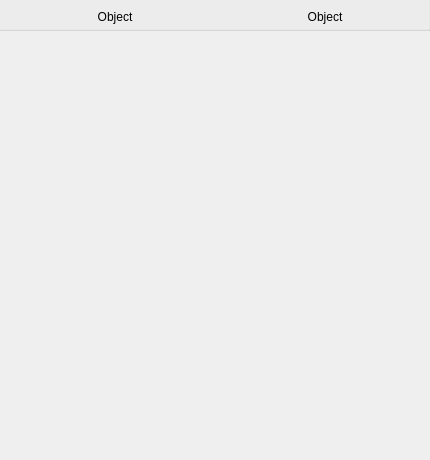
<?xml version="1.0" encoding="UTF-8"?>
<ui version="4.0">
 <class>CQDlgObjectDialogContainer</class>
 <widget class="QDialog" name="CQDlgObjectDialogContainer">
  <property name="geometry">
   <rect>
    <x>0</x>
    <y>0</y>
    <width>430</width>
    <height>460</height>
   </rect>
  </property>
  <property name="windowTitle">
   <string>Scene Object Properties</string>
  </property>
  <property name="windowOpacity">
   <double>1.000000000000000</double>
  </property>
  <property name="locale">
   <locale language="English" country="UnitedStates"/>
  </property>
  <widget class="QPushButton" name="qqObjectProp">
   <property name="geometry">
    <rect>
     <x>10</x>
     <y>5</y>
     <width>210</width>
     <height>23</height>
    </rect>
   </property>
   <property name="palette">
    <palette>
     <active>
      <colorrole role="WindowText">
       <brush brushstyle="SolidPattern">
        <color alpha="255">
         <red>0</red>
         <green>0</green>
         <blue>0</blue>
        </color>
       </brush>
      </colorrole>
      <colorrole role="Button">
       <brush brushstyle="SolidPattern">
        <color alpha="255">
         <red>255</red>
         <green>255</green>
         <blue>255</blue>
        </color>
       </brush>
      </colorrole>
      <colorrole role="Light">
       <brush brushstyle="SolidPattern">
        <color alpha="255">
         <red>255</red>
         <green>255</green>
         <blue>255</blue>
        </color>
       </brush>
      </colorrole>
      <colorrole role="Midlight">
       <brush brushstyle="SolidPattern">
        <color alpha="255">
         <red>255</red>
         <green>255</green>
         <blue>255</blue>
        </color>
       </brush>
      </colorrole>
      <colorrole role="Dark">
       <brush brushstyle="SolidPattern">
        <color alpha="255">
         <red>127</red>
         <green>127</green>
         <blue>127</blue>
        </color>
       </brush>
      </colorrole>
      <colorrole role="Mid">
       <brush brushstyle="SolidPattern">
        <color alpha="255">
         <red>170</red>
         <green>170</green>
         <blue>170</blue>
        </color>
       </brush>
      </colorrole>
      <colorrole role="Text">
       <brush brushstyle="SolidPattern">
        <color alpha="255">
         <red>0</red>
         <green>0</green>
         <blue>0</blue>
        </color>
       </brush>
      </colorrole>
      <colorrole role="BrightText">
       <brush brushstyle="SolidPattern">
        <color alpha="255">
         <red>255</red>
         <green>255</green>
         <blue>255</blue>
        </color>
       </brush>
      </colorrole>
      <colorrole role="ButtonText">
       <brush brushstyle="SolidPattern">
        <color alpha="255">
         <red>0</red>
         <green>0</green>
         <blue>0</blue>
        </color>
       </brush>
      </colorrole>
      <colorrole role="Base">
       <brush brushstyle="SolidPattern">
        <color alpha="255">
         <red>255</red>
         <green>255</green>
         <blue>255</blue>
        </color>
       </brush>
      </colorrole>
      <colorrole role="Window">
       <brush brushstyle="SolidPattern">
        <color alpha="255">
         <red>255</red>
         <green>255</green>
         <blue>255</blue>
        </color>
       </brush>
      </colorrole>
      <colorrole role="Shadow">
       <brush brushstyle="SolidPattern">
        <color alpha="255">
         <red>0</red>
         <green>0</green>
         <blue>0</blue>
        </color>
       </brush>
      </colorrole>
      <colorrole role="AlternateBase">
       <brush brushstyle="SolidPattern">
        <color alpha="255">
         <red>255</red>
         <green>255</green>
         <blue>255</blue>
        </color>
       </brush>
      </colorrole>
      <colorrole role="ToolTipBase">
       <brush brushstyle="SolidPattern">
        <color alpha="255">
         <red>255</red>
         <green>255</green>
         <blue>220</blue>
        </color>
       </brush>
      </colorrole>
      <colorrole role="ToolTipText">
       <brush brushstyle="SolidPattern">
        <color alpha="255">
         <red>0</red>
         <green>0</green>
         <blue>0</blue>
        </color>
       </brush>
      </colorrole>
      <colorrole role="PlaceholderText">
       <brush brushstyle="NoBrush">
        <color alpha="128">
         <red>0</red>
         <green>0</green>
         <blue>0</blue>
        </color>
       </brush>
      </colorrole>
     </active>
     <inactive>
      <colorrole role="WindowText">
       <brush brushstyle="SolidPattern">
        <color alpha="255">
         <red>0</red>
         <green>0</green>
         <blue>0</blue>
        </color>
       </brush>
      </colorrole>
      <colorrole role="Button">
       <brush brushstyle="SolidPattern">
        <color alpha="255">
         <red>255</red>
         <green>255</green>
         <blue>255</blue>
        </color>
       </brush>
      </colorrole>
      <colorrole role="Light">
       <brush brushstyle="SolidPattern">
        <color alpha="255">
         <red>255</red>
         <green>255</green>
         <blue>255</blue>
        </color>
       </brush>
      </colorrole>
      <colorrole role="Midlight">
       <brush brushstyle="SolidPattern">
        <color alpha="255">
         <red>255</red>
         <green>255</green>
         <blue>255</blue>
        </color>
       </brush>
      </colorrole>
      <colorrole role="Dark">
       <brush brushstyle="SolidPattern">
        <color alpha="255">
         <red>127</red>
         <green>127</green>
         <blue>127</blue>
        </color>
       </brush>
      </colorrole>
      <colorrole role="Mid">
       <brush brushstyle="SolidPattern">
        <color alpha="255">
         <red>170</red>
         <green>170</green>
         <blue>170</blue>
        </color>
       </brush>
      </colorrole>
      <colorrole role="Text">
       <brush brushstyle="SolidPattern">
        <color alpha="255">
         <red>0</red>
         <green>0</green>
         <blue>0</blue>
        </color>
       </brush>
      </colorrole>
      <colorrole role="BrightText">
       <brush brushstyle="SolidPattern">
        <color alpha="255">
         <red>255</red>
         <green>255</green>
         <blue>255</blue>
        </color>
       </brush>
      </colorrole>
      <colorrole role="ButtonText">
       <brush brushstyle="SolidPattern">
        <color alpha="255">
         <red>0</red>
         <green>0</green>
         <blue>0</blue>
        </color>
       </brush>
      </colorrole>
      <colorrole role="Base">
       <brush brushstyle="SolidPattern">
        <color alpha="255">
         <red>255</red>
         <green>255</green>
         <blue>255</blue>
        </color>
       </brush>
      </colorrole>
      <colorrole role="Window">
       <brush brushstyle="SolidPattern">
        <color alpha="255">
         <red>255</red>
         <green>255</green>
         <blue>255</blue>
        </color>
       </brush>
      </colorrole>
      <colorrole role="Shadow">
       <brush brushstyle="SolidPattern">
        <color alpha="255">
         <red>0</red>
         <green>0</green>
         <blue>0</blue>
        </color>
       </brush>
      </colorrole>
      <colorrole role="AlternateBase">
       <brush brushstyle="SolidPattern">
        <color alpha="255">
         <red>255</red>
         <green>255</green>
         <blue>255</blue>
        </color>
       </brush>
      </colorrole>
      <colorrole role="ToolTipBase">
       <brush brushstyle="SolidPattern">
        <color alpha="255">
         <red>255</red>
         <green>255</green>
         <blue>220</blue>
        </color>
       </brush>
      </colorrole>
      <colorrole role="ToolTipText">
       <brush brushstyle="SolidPattern">
        <color alpha="255">
         <red>0</red>
         <green>0</green>
         <blue>0</blue>
        </color>
       </brush>
      </colorrole>
      <colorrole role="PlaceholderText">
       <brush brushstyle="NoBrush">
        <color alpha="128">
         <red>0</red>
         <green>0</green>
         <blue>0</blue>
        </color>
       </brush>
      </colorrole>
     </inactive>
     <disabled>
      <colorrole role="WindowText">
       <brush brushstyle="SolidPattern">
        <color alpha="255">
         <red>127</red>
         <green>127</green>
         <blue>127</blue>
        </color>
       </brush>
      </colorrole>
      <colorrole role="Button">
       <brush brushstyle="SolidPattern">
        <color alpha="255">
         <red>255</red>
         <green>255</green>
         <blue>255</blue>
        </color>
       </brush>
      </colorrole>
      <colorrole role="Light">
       <brush brushstyle="SolidPattern">
        <color alpha="255">
         <red>255</red>
         <green>255</green>
         <blue>255</blue>
        </color>
       </brush>
      </colorrole>
      <colorrole role="Midlight">
       <brush brushstyle="SolidPattern">
        <color alpha="255">
         <red>255</red>
         <green>255</green>
         <blue>255</blue>
        </color>
       </brush>
      </colorrole>
      <colorrole role="Dark">
       <brush brushstyle="SolidPattern">
        <color alpha="255">
         <red>127</red>
         <green>127</green>
         <blue>127</blue>
        </color>
       </brush>
      </colorrole>
      <colorrole role="Mid">
       <brush brushstyle="SolidPattern">
        <color alpha="255">
         <red>170</red>
         <green>170</green>
         <blue>170</blue>
        </color>
       </brush>
      </colorrole>
      <colorrole role="Text">
       <brush brushstyle="SolidPattern">
        <color alpha="255">
         <red>127</red>
         <green>127</green>
         <blue>127</blue>
        </color>
       </brush>
      </colorrole>
      <colorrole role="BrightText">
       <brush brushstyle="SolidPattern">
        <color alpha="255">
         <red>255</red>
         <green>255</green>
         <blue>255</blue>
        </color>
       </brush>
      </colorrole>
      <colorrole role="ButtonText">
       <brush brushstyle="SolidPattern">
        <color alpha="255">
         <red>127</red>
         <green>127</green>
         <blue>127</blue>
        </color>
       </brush>
      </colorrole>
      <colorrole role="Base">
       <brush brushstyle="SolidPattern">
        <color alpha="255">
         <red>255</red>
         <green>255</green>
         <blue>255</blue>
        </color>
       </brush>
      </colorrole>
      <colorrole role="Window">
       <brush brushstyle="SolidPattern">
        <color alpha="255">
         <red>255</red>
         <green>255</green>
         <blue>255</blue>
        </color>
       </brush>
      </colorrole>
      <colorrole role="Shadow">
       <brush brushstyle="SolidPattern">
        <color alpha="255">
         <red>0</red>
         <green>0</green>
         <blue>0</blue>
        </color>
       </brush>
      </colorrole>
      <colorrole role="AlternateBase">
       <brush brushstyle="SolidPattern">
        <color alpha="255">
         <red>255</red>
         <green>255</green>
         <blue>255</blue>
        </color>
       </brush>
      </colorrole>
      <colorrole role="ToolTipBase">
       <brush brushstyle="SolidPattern">
        <color alpha="255">
         <red>255</red>
         <green>255</green>
         <blue>220</blue>
        </color>
       </brush>
      </colorrole>
      <colorrole role="ToolTipText">
       <brush brushstyle="SolidPattern">
        <color alpha="255">
         <red>0</red>
         <green>0</green>
         <blue>0</blue>
        </color>
       </brush>
      </colorrole>
      <colorrole role="PlaceholderText">
       <brush brushstyle="NoBrush">
        <color alpha="128">
         <red>0</red>
         <green>0</green>
         <blue>0</blue>
        </color>
       </brush>
      </colorrole>
     </disabled>
    </palette>
   </property>
   <property name="mouseTracking">
    <bool>false</bool>
   </property>
   <property name="text">
    <string>Object</string>
   </property>
   <property name="checkable">
    <bool>true</bool>
   </property>
   <property name="autoDefault">
    <bool>false</bool>
   </property>
   <property name="flat">
    <bool>true</bool>
   </property>
  </widget>
  <widget class="QPushButton" name="qqCommonProp">
   <property name="geometry">
    <rect>
     <x>220</x>
     <y>5</y>
     <width>210</width>
     <height>23</height>
    </rect>
   </property>
   <property name="palette">
    <palette>
     <active>
      <colorrole role="WindowText">
       <brush brushstyle="SolidPattern">
        <color alpha="255">
         <red>0</red>
         <green>0</green>
         <blue>0</blue>
        </color>
       </brush>
      </colorrole>
      <colorrole role="Button">
       <brush brushstyle="SolidPattern">
        <color alpha="255">
         <red>255</red>
         <green>255</green>
         <blue>255</blue>
        </color>
       </brush>
      </colorrole>
      <colorrole role="Light">
       <brush brushstyle="SolidPattern">
        <color alpha="255">
         <red>255</red>
         <green>255</green>
         <blue>255</blue>
        </color>
       </brush>
      </colorrole>
      <colorrole role="Midlight">
       <brush brushstyle="SolidPattern">
        <color alpha="255">
         <red>255</red>
         <green>255</green>
         <blue>255</blue>
        </color>
       </brush>
      </colorrole>
      <colorrole role="Dark">
       <brush brushstyle="SolidPattern">
        <color alpha="255">
         <red>127</red>
         <green>127</green>
         <blue>127</blue>
        </color>
       </brush>
      </colorrole>
      <colorrole role="Mid">
       <brush brushstyle="SolidPattern">
        <color alpha="255">
         <red>170</red>
         <green>170</green>
         <blue>170</blue>
        </color>
       </brush>
      </colorrole>
      <colorrole role="Text">
       <brush brushstyle="SolidPattern">
        <color alpha="255">
         <red>0</red>
         <green>0</green>
         <blue>0</blue>
        </color>
       </brush>
      </colorrole>
      <colorrole role="BrightText">
       <brush brushstyle="SolidPattern">
        <color alpha="255">
         <red>255</red>
         <green>255</green>
         <blue>255</blue>
        </color>
       </brush>
      </colorrole>
      <colorrole role="ButtonText">
       <brush brushstyle="SolidPattern">
        <color alpha="255">
         <red>0</red>
         <green>0</green>
         <blue>0</blue>
        </color>
       </brush>
      </colorrole>
      <colorrole role="Base">
       <brush brushstyle="SolidPattern">
        <color alpha="255">
         <red>255</red>
         <green>255</green>
         <blue>255</blue>
        </color>
       </brush>
      </colorrole>
      <colorrole role="Window">
       <brush brushstyle="SolidPattern">
        <color alpha="255">
         <red>255</red>
         <green>255</green>
         <blue>255</blue>
        </color>
       </brush>
      </colorrole>
      <colorrole role="Shadow">
       <brush brushstyle="SolidPattern">
        <color alpha="255">
         <red>0</red>
         <green>0</green>
         <blue>0</blue>
        </color>
       </brush>
      </colorrole>
      <colorrole role="AlternateBase">
       <brush brushstyle="SolidPattern">
        <color alpha="255">
         <red>255</red>
         <green>255</green>
         <blue>255</blue>
        </color>
       </brush>
      </colorrole>
      <colorrole role="ToolTipBase">
       <brush brushstyle="SolidPattern">
        <color alpha="255">
         <red>255</red>
         <green>255</green>
         <blue>220</blue>
        </color>
       </brush>
      </colorrole>
      <colorrole role="ToolTipText">
       <brush brushstyle="SolidPattern">
        <color alpha="255">
         <red>0</red>
         <green>0</green>
         <blue>0</blue>
        </color>
       </brush>
      </colorrole>
      <colorrole role="PlaceholderText">
       <brush brushstyle="NoBrush">
        <color alpha="128">
         <red>0</red>
         <green>0</green>
         <blue>0</blue>
        </color>
       </brush>
      </colorrole>
     </active>
     <inactive>
      <colorrole role="WindowText">
       <brush brushstyle="SolidPattern">
        <color alpha="255">
         <red>0</red>
         <green>0</green>
         <blue>0</blue>
        </color>
       </brush>
      </colorrole>
      <colorrole role="Button">
       <brush brushstyle="SolidPattern">
        <color alpha="255">
         <red>255</red>
         <green>255</green>
         <blue>255</blue>
        </color>
       </brush>
      </colorrole>
      <colorrole role="Light">
       <brush brushstyle="SolidPattern">
        <color alpha="255">
         <red>255</red>
         <green>255</green>
         <blue>255</blue>
        </color>
       </brush>
      </colorrole>
      <colorrole role="Midlight">
       <brush brushstyle="SolidPattern">
        <color alpha="255">
         <red>255</red>
         <green>255</green>
         <blue>255</blue>
        </color>
       </brush>
      </colorrole>
      <colorrole role="Dark">
       <brush brushstyle="SolidPattern">
        <color alpha="255">
         <red>127</red>
         <green>127</green>
         <blue>127</blue>
        </color>
       </brush>
      </colorrole>
      <colorrole role="Mid">
       <brush brushstyle="SolidPattern">
        <color alpha="255">
         <red>170</red>
         <green>170</green>
         <blue>170</blue>
        </color>
       </brush>
      </colorrole>
      <colorrole role="Text">
       <brush brushstyle="SolidPattern">
        <color alpha="255">
         <red>0</red>
         <green>0</green>
         <blue>0</blue>
        </color>
       </brush>
      </colorrole>
      <colorrole role="BrightText">
       <brush brushstyle="SolidPattern">
        <color alpha="255">
         <red>255</red>
         <green>255</green>
         <blue>255</blue>
        </color>
       </brush>
      </colorrole>
      <colorrole role="ButtonText">
       <brush brushstyle="SolidPattern">
        <color alpha="255">
         <red>0</red>
         <green>0</green>
         <blue>0</blue>
        </color>
       </brush>
      </colorrole>
      <colorrole role="Base">
       <brush brushstyle="SolidPattern">
        <color alpha="255">
         <red>255</red>
         <green>255</green>
         <blue>255</blue>
        </color>
       </brush>
      </colorrole>
      <colorrole role="Window">
       <brush brushstyle="SolidPattern">
        <color alpha="255">
         <red>255</red>
         <green>255</green>
         <blue>255</blue>
        </color>
       </brush>
      </colorrole>
      <colorrole role="Shadow">
       <brush brushstyle="SolidPattern">
        <color alpha="255">
         <red>0</red>
         <green>0</green>
         <blue>0</blue>
        </color>
       </brush>
      </colorrole>
      <colorrole role="AlternateBase">
       <brush brushstyle="SolidPattern">
        <color alpha="255">
         <red>255</red>
         <green>255</green>
         <blue>255</blue>
        </color>
       </brush>
      </colorrole>
      <colorrole role="ToolTipBase">
       <brush brushstyle="SolidPattern">
        <color alpha="255">
         <red>255</red>
         <green>255</green>
         <blue>220</blue>
        </color>
       </brush>
      </colorrole>
      <colorrole role="ToolTipText">
       <brush brushstyle="SolidPattern">
        <color alpha="255">
         <red>0</red>
         <green>0</green>
         <blue>0</blue>
        </color>
       </brush>
      </colorrole>
      <colorrole role="PlaceholderText">
       <brush brushstyle="NoBrush">
        <color alpha="128">
         <red>0</red>
         <green>0</green>
         <blue>0</blue>
        </color>
       </brush>
      </colorrole>
     </inactive>
     <disabled>
      <colorrole role="WindowText">
       <brush brushstyle="SolidPattern">
        <color alpha="255">
         <red>127</red>
         <green>127</green>
         <blue>127</blue>
        </color>
       </brush>
      </colorrole>
      <colorrole role="Button">
       <brush brushstyle="SolidPattern">
        <color alpha="255">
         <red>255</red>
         <green>255</green>
         <blue>255</blue>
        </color>
       </brush>
      </colorrole>
      <colorrole role="Light">
       <brush brushstyle="SolidPattern">
        <color alpha="255">
         <red>255</red>
         <green>255</green>
         <blue>255</blue>
        </color>
       </brush>
      </colorrole>
      <colorrole role="Midlight">
       <brush brushstyle="SolidPattern">
        <color alpha="255">
         <red>255</red>
         <green>255</green>
         <blue>255</blue>
        </color>
       </brush>
      </colorrole>
      <colorrole role="Dark">
       <brush brushstyle="SolidPattern">
        <color alpha="255">
         <red>127</red>
         <green>127</green>
         <blue>127</blue>
        </color>
       </brush>
      </colorrole>
      <colorrole role="Mid">
       <brush brushstyle="SolidPattern">
        <color alpha="255">
         <red>170</red>
         <green>170</green>
         <blue>170</blue>
        </color>
       </brush>
      </colorrole>
      <colorrole role="Text">
       <brush brushstyle="SolidPattern">
        <color alpha="255">
         <red>127</red>
         <green>127</green>
         <blue>127</blue>
        </color>
       </brush>
      </colorrole>
      <colorrole role="BrightText">
       <brush brushstyle="SolidPattern">
        <color alpha="255">
         <red>255</red>
         <green>255</green>
         <blue>255</blue>
        </color>
       </brush>
      </colorrole>
      <colorrole role="ButtonText">
       <brush brushstyle="SolidPattern">
        <color alpha="255">
         <red>127</red>
         <green>127</green>
         <blue>127</blue>
        </color>
       </brush>
      </colorrole>
      <colorrole role="Base">
       <brush brushstyle="SolidPattern">
        <color alpha="255">
         <red>255</red>
         <green>255</green>
         <blue>255</blue>
        </color>
       </brush>
      </colorrole>
      <colorrole role="Window">
       <brush brushstyle="SolidPattern">
        <color alpha="255">
         <red>255</red>
         <green>255</green>
         <blue>255</blue>
        </color>
       </brush>
      </colorrole>
      <colorrole role="Shadow">
       <brush brushstyle="SolidPattern">
        <color alpha="255">
         <red>0</red>
         <green>0</green>
         <blue>0</blue>
        </color>
       </brush>
      </colorrole>
      <colorrole role="AlternateBase">
       <brush brushstyle="SolidPattern">
        <color alpha="255">
         <red>255</red>
         <green>255</green>
         <blue>255</blue>
        </color>
       </brush>
      </colorrole>
      <colorrole role="ToolTipBase">
       <brush brushstyle="SolidPattern">
        <color alpha="255">
         <red>255</red>
         <green>255</green>
         <blue>220</blue>
        </color>
       </brush>
      </colorrole>
      <colorrole role="ToolTipText">
       <brush brushstyle="SolidPattern">
        <color alpha="255">
         <red>0</red>
         <green>0</green>
         <blue>0</blue>
        </color>
       </brush>
      </colorrole>
      <colorrole role="PlaceholderText">
       <brush brushstyle="NoBrush">
        <color alpha="128">
         <red>0</red>
         <green>0</green>
         <blue>0</blue>
        </color>
       </brush>
      </colorrole>
     </disabled>
    </palette>
   </property>
   <property name="mouseTracking">
    <bool>false</bool>
   </property>
   <property name="text">
    <string>Object</string>
   </property>
   <property name="checkable">
    <bool>true</bool>
   </property>
   <property name="autoDefault">
    <bool>false</bool>
   </property>
   <property name="flat">
    <bool>true</bool>
   </property>
  </widget>
  <widget class="QGroupBox" name="groupBox">
   <property name="geometry">
    <rect>
     <x>-10</x>
     <y>-50</y>
     <width>441</width>
     <height>81</height>
    </rect>
   </property>
   <property name="autoFillBackground">
    <bool>false</bool>
   </property>
   <property name="title">
    <string>GroupBox</string>
   </property>
   <property name="flat">
    <bool>false</bool>
   </property>
  </widget>
  <zorder>groupBox</zorder>
  <zorder>qqObjectProp</zorder>
  <zorder>qqCommonProp</zorder>
 </widget>
 <tabstops>
  <tabstop>qqObjectProp</tabstop>
  <tabstop>qqCommonProp</tabstop>
 </tabstops>
 <resources/>
 <connections/>
</ui>
